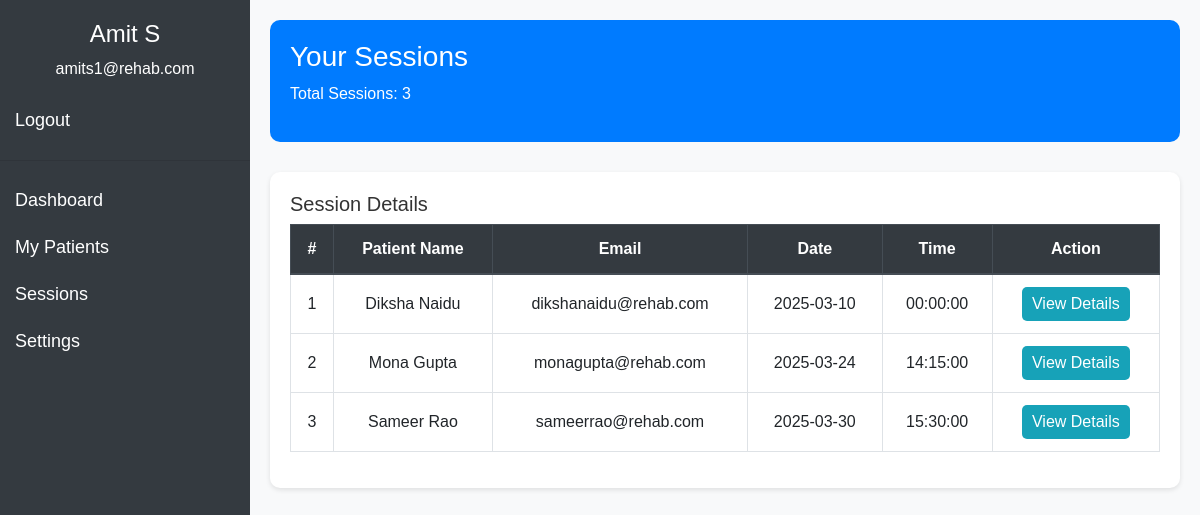
The app's page /doc_sessions.php (signed in), older data.
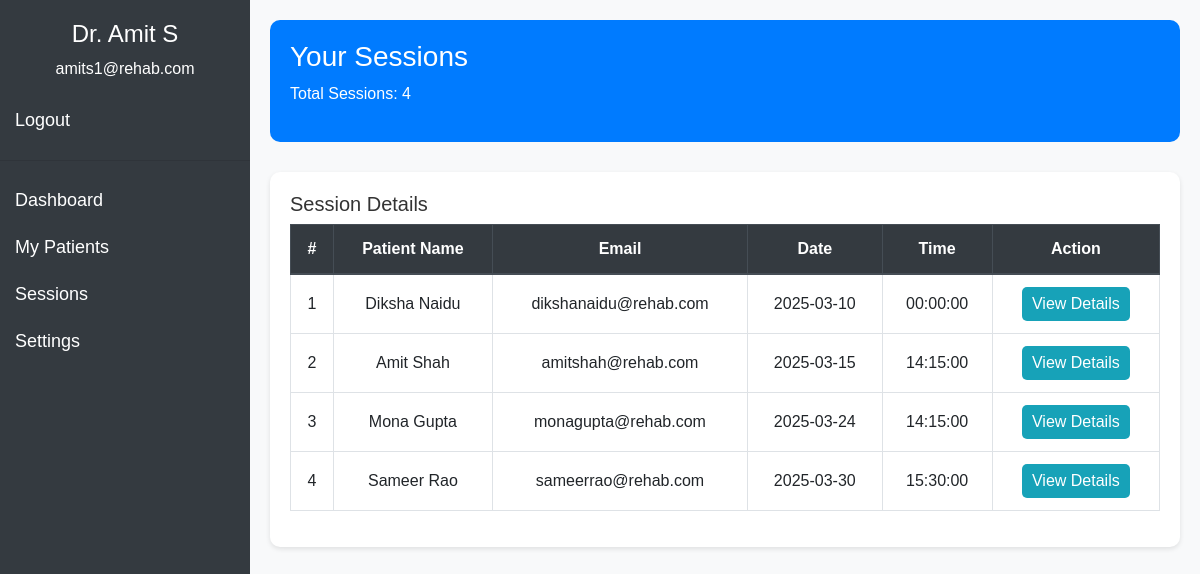
The same page, newer data.
### tables this page shows
CREATE TABLE `doctors` (
  `doctor_id` int(11) NOT NULL,
  `name` varchar(100) NOT NULL,
  `speciality` varchar(100) NOT NULL,
  `email` varchar(100) DEFAULT NULL,
  `password` varchar(255) NOT NULL,
  `phone` varchar(15) DEFAULT NULL,
  `experience` varchar(100) DEFAULT NULL,
  `visit_days` varchar(100) DEFAULT NULL,
  `max_patients` int(11) NOT NULL,
  `role_id` int(11) DEFAULT NULL,
  `appointment_count` int(11) DEFAULT 0
);

CREATE TABLE `appointments` (
  `appointment_id` int(11) NOT NULL,
  `patient_id` int(11) DEFAULT NULL,
  `doctor_id` int(11) DEFAULT NULL,
  `appointment_date` date NOT NULL,
  `appointment_time` time NOT NULL,
  `status` varchar(50) DEFAULT 'Pending'
);

CREATE TABLE `patients` (
  `patient_id` int(11) NOT NULL,
  `name` varchar(100) NOT NULL,
  `age` int(11) DEFAULT NULL,
  `address` varchar(255) DEFAULT NULL,
  `phone` varchar(15) DEFAULT NULL,
  `email` varchar(100) DEFAULT NULL,
  `password` varchar(255) NOT NULL,
  `diagnosis_type` varchar(100) DEFAULT NULL,
  `Surgery_status` varchar(100) DEFAULT NULL,
  `role_id` int(11) DEFAULT NULL,
  `admitted_date` date DEFAULT NULL
);

### doc_sessions.php (the view, shortened to what this page needs)
<?php
include 'connection.php';
$email = $_SESSION['email'];
$query = "SELECT * FROM doctors WHERE email='$email'";
$result = mysqli_query($conn, $query);
if (mysqli_num_rows($result) > 0) {
    $doctor = mysqli_fetch_assoc($result);
    $doctor_name = $doctor['name'];
    $doctor_id = $doctor['doctor_id'];
} else {
    echo "Doctor not found!";
    exit();
}
$session_count_query = "SELECT COUNT(*) AS session_count FROM appointments WHERE doctor_id = '$doctor_id'";
$session_count_result = mysqli_query($conn, $session_count_query);
$total_sessions = mysqli_fetch_assoc($session_count_result)['session_count'];
$sessions_query = "
    SELECT a.appointment_id, a.appointment_date, a.appointment_time, p.name AS patient_name, p.email AS patient_email
    FROM appointments a
    JOIN patients p ON a.patient_id = p.patient_id
    WHERE a.doctor_id = '$doctor_id'
    ORDER BY a.appointment_date, a.appointment_time";
$sessions_result = mysqli_query($conn, $sessions_query);
?>
<!DOCTYPE html>
<html lang="en">
<head>
    <link rel="stylesheet" href="https://stackpath.bootstrapcdn.com/bootstrap/4.5.2/css/bootstrap.min.css">
</head>
<body>
    <div class="sidebar">
        <h4><?php echo $doctor_name; ?></h4>
        <p><?php echo $email; ?></p>
        <a href="logout.php">Logout</a>
        <hr>
        <a href="doctor_dashboard.php?page=dashboard">Dashboard</a>
        <a href="my_patients.php">My Patients</a>
        <a href="doc_sessions.php" class="active">Sessions</a>
        <a href="doc_settings.php">Settings</a>
    </div>
    <div class="main-content">
        <div class="header-section">
            <h3>Your Sessions</h3>
            <p>Total Sessions: <?php echo $total_sessions; ?></p>
        </div>
        <div class="table-container">
            <h5>Session Details</h5>
            <table class="table table-bordered">
                <thead class="thead-dark">
                    <tr>
                        <th>#</th>
                        <th>Patient Name</th>
                        <th>Email</th>
                        <th>Date</th>
                        <th>Time</th>
                        <th>Action</th>
                    </tr>
                </thead>
                <tbody>
                    <?php
                    if (mysqli_num_rows($sessions_result) > 0) {
                        $count = 1;
                        while ($session = mysqli_fetch_assoc($sessions_result)) {
                            echo "<tr>";
                            echo "<td>" . $count++ . "</td>";
                            echo "<td>" . $session['patient_name'] . "</td>";
                            echo "<td>" . $session['patient_email'] . "</td>";
                            echo "<td>" . $session['appointment_date'] . "</td>";
                            echo "<td>" . $session['appointment_time'] . "</td>";
                            echo "<td><a href='view_session_details.php?appointment_id=" . $session['appointment_id'] . "' class='btn btn-view-details'>View Details</a></td>";
                            echo "</tr>";
                        }
                    } else {
                        echo "<tr><td colspan='6'>No sessions available.</td></tr>";
                    }
                    ?>
                </tbody>
            </table>
        </div>
    </div>
</body>
</html>

Row changes from the older to the newer data that the page shows:
changed doctors: name "Amit S" → "Dr. Amit S"
added appointments: patient.name "Amit Shah", patient.email "amitshah@rehab.com", appointment_date "2025-03-15", appointment_time "14:15:00"
Text that changed along with them:
$total_sessions: "3" → "4"
